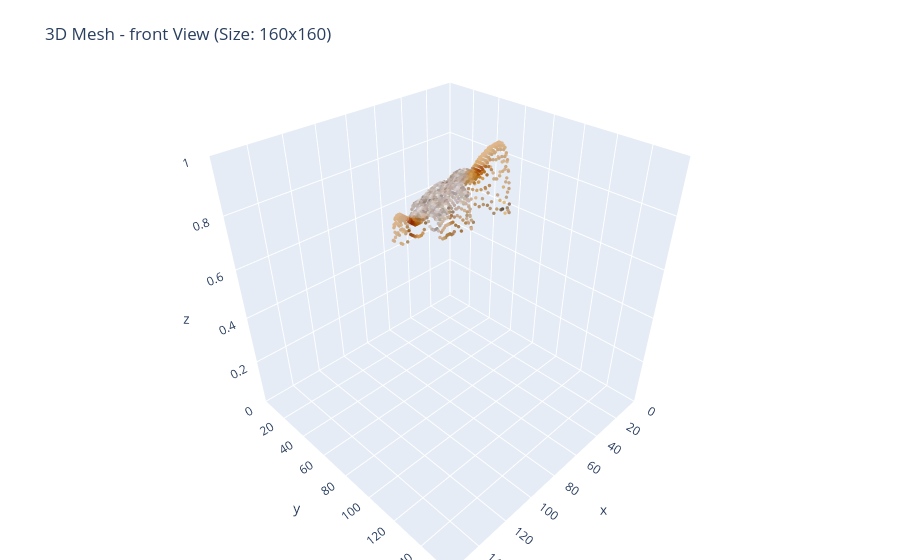
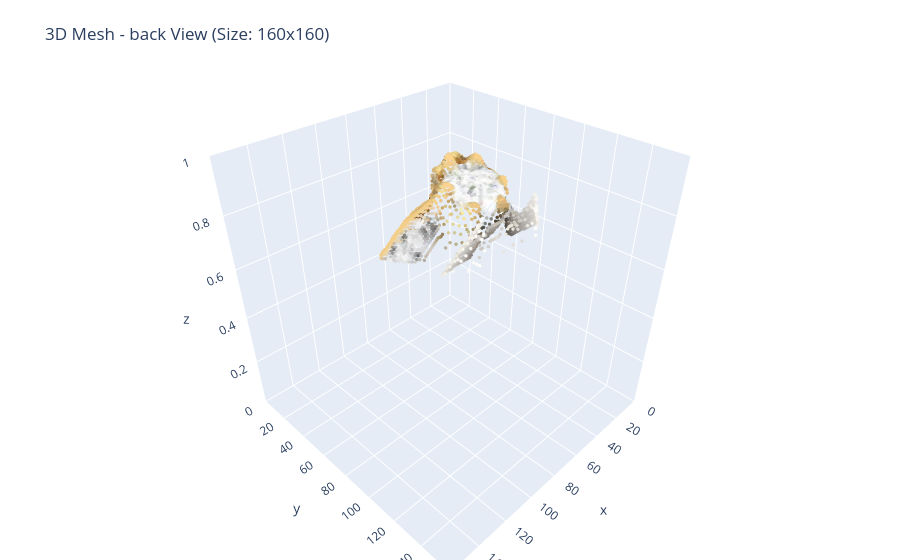
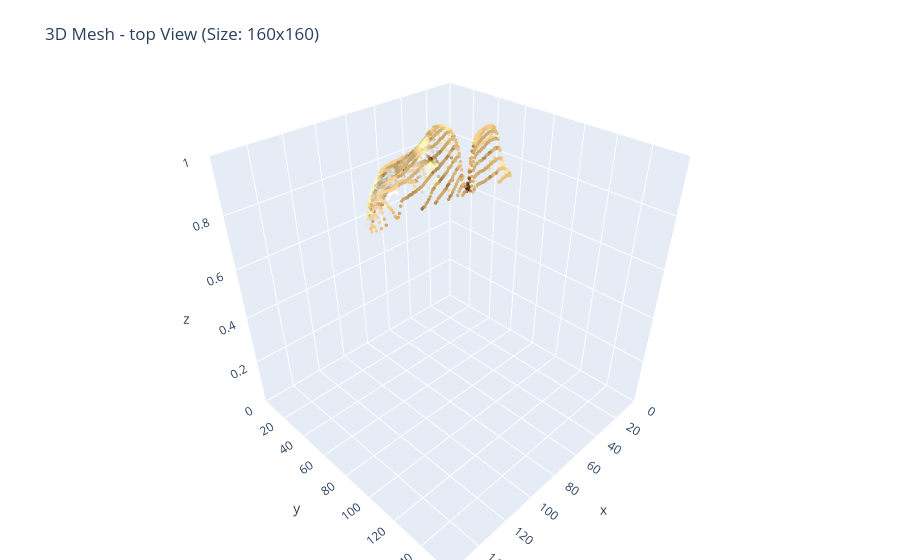

The notebook cell saved with these charts, in order:
### Code cell
# Process all three views
folder = "../static/uploads/test-ring"
image_paths = {
    'front': f"{folder}/front.png",
    'back': f"{folder}/back.png",
    'top': f"{folder}/top.png"
}


# First normalize all images
try:
    normalized_images, target_size = load_and_normalize_images(image_paths)
    print("\nAll images successfully normalized to size:", target_size)

    # First, let's get our three normalized meshes individually
    front_fig = create_object_mesh(normalized_images['front'])

    if front_fig is not None:
        front_fig.update_layout(
            title=dict(
                text=f"3D Mesh - front View (Size: {target_size}x{target_size})",
                y=0.95
            )
        )
        front_fig.show()
    else:
        print(f"Failed to create mesh for front view")

    back_fig = create_object_mesh(normalized_images['back'])
    if back_fig is not None:
        back_fig.update_layout(
            title=dict(
                text=f"3D Mesh - back View (Size: {target_size}x{target_size})",
                y=0.95
            )
        )
        back_fig.show()
    else:
        print(f"Failed to create mesh for back view")

    
    top_fig = create_object_mesh(normalized_images['top'])
    if top_fig is not None:
        top_fig.update_layout(
            title=dict(
                text=f"3D Mesh - top View (Size: {target_size}x{target_size})",
                y=0.95
            )
        )
        top_fig.show()
    else:
        print(f"Failed to create mesh for top view")
            
except Exception as e:
    print(f"Error during image normalization: {str(e)}")

### Figure 1 — Plotly figure (JSON) as saved in the notebook; plotly's stock layout.template omitted (floating-point values rounded to 4 significant figures; data arrays with more than 128 entries replaced by an {"elided": "..."} marker saying what was removed)
{"data": [{"marker": {"color": {"elided": "1042 str values"}, "opacity": 1, "size": 2}, "mode": "markers", "type": "scatter3d", "x": {"elided": "1042 int values"}, "y": {"elided": "1042 int values"}, "z": {"elided": "1042 float values"}}], "layout": {"margin": {"b": 0, "l": 0, "r": 0, "t": 30}, "scene": {"xaxis": {"nticks": 10, "range": [0, 160]}, "yaxis": {"nticks": 10, "range": [0, 160]}, "zaxis": {"nticks": 10, "range": [0, 1]}}, "title": {"text": "3D Mesh - front View (Size: 160x160)", "y": 0.95}}}

### Figure 2 — Plotly figure (JSON) as saved in the notebook; plotly's stock layout.template omitted (floating-point values rounded to 4 significant figures; data arrays with more than 128 entries replaced by an {"elided": "..."} marker saying what was removed)
{"data": [{"marker": {"color": {"elided": "2399 str values"}, "opacity": 1, "size": 2}, "mode": "markers", "type": "scatter3d", "x": {"elided": "2399 int values"}, "y": {"elided": "2399 int values"}, "z": {"elided": "2399 float values"}}], "layout": {"margin": {"b": 0, "l": 0, "r": 0, "t": 30}, "scene": {"xaxis": {"nticks": 10, "range": [0, 160]}, "yaxis": {"nticks": 10, "range": [0, 160]}, "zaxis": {"nticks": 10, "range": [0, 1]}}, "title": {"text": "3D Mesh - back View (Size: 160x160)", "y": 0.95}}}

### Figure 3 — Plotly figure (JSON) as saved in the notebook; plotly's stock layout.template omitted (floating-point values rounded to 4 significant figures; data arrays with more than 128 entries replaced by an {"elided": "..."} marker saying what was removed)
{"data": [{"marker": {"color": {"elided": "1260 str values"}, "opacity": 1, "size": 2}, "mode": "markers", "type": "scatter3d", "x": {"elided": "1260 int values"}, "y": {"elided": "1260 int values"}, "z": {"elided": "1260 float values"}}], "layout": {"margin": {"b": 0, "l": 0, "r": 0, "t": 30}, "scene": {"xaxis": {"nticks": 10, "range": [0, 160]}, "yaxis": {"nticks": 10, "range": [0, 160]}, "zaxis": {"nticks": 10, "range": [0, 1]}}, "title": {"text": "3D Mesh - top View (Size: 160x160)", "y": 0.95}}}
